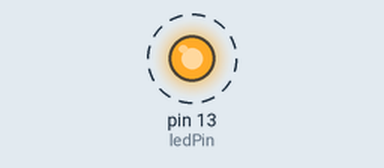
Simulated run of this sketch. Board: Arduino Uno, built with avr-gcc and run on an emulated ATmega328P. Shown: output pins drawn as LEDs (lit = HIGH). Dashed ring = blinking.

Above: at 0.05 s.
Timing chart, 0 to 3.0 s (numbered marks = the images above):
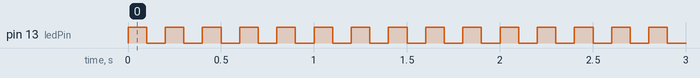

Measured:
- by itself, pin 13 (ledPin): alternates HIGH for 0.10 s and LOW for 0.10 s

The sketch:

led.ino
```cpp
const int ledPin = 13;

void setup() {
  Serial.begin(9600);
  pinMode(ledPin, OUTPUT);

}

void loop() {
  int delayPeriod = 100;
  digitalWrite(ledPin, HIGH);
  delay(delayPeriod);
  digitalWrite(ledPin, LOW);
  delay(delayPeriod);

}
```
